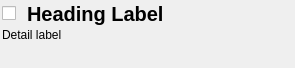
<ui version="4.0" >
 <class>QgsDetailedItemWidgetBase</class>
 <widget class="QWidget" name="QgsDetailedItemWidgetBase" >
  <property name="geometry" >
   <rect>
    <x>0</x>
    <y>0</y>
    <width>295</width>
    <height>68</height>
   </rect>
  </property>
  <property name="windowTitle" >
   <string>Form</string>
  </property>
  <layout class="QGridLayout" >
   <property name="leftMargin" >
    <number>2</number>
   </property>
   <property name="topMargin" >
    <number>2</number>
   </property>
   <property name="rightMargin" >
    <number>2</number>
   </property>
   <property name="bottomMargin" >
    <number>2</number>
   </property>
   <property name="horizontalSpacing" >
    <number>2</number>
   </property>
   <property name="verticalSpacing" >
    <number>2</number>
   </property>
   <item row="0" column="0" >
    <layout class="QHBoxLayout" >
     <item>
      <widget class="QCheckBox" name="cbx" >
       <property name="sizePolicy" >
        <sizepolicy vsizetype="Fixed" hsizetype="Fixed" >
         <horstretch>0</horstretch>
         <verstretch>0</verstretch>
        </sizepolicy>
       </property>
       <property name="text" >
        <string/>
       </property>
      </widget>
     </item>
     <item>
      <widget class="QLabel" name="lblIcon" >
       <property name="sizePolicy" >
        <sizepolicy vsizetype="Fixed" hsizetype="Fixed" >
         <horstretch>0</horstretch>
         <verstretch>0</verstretch>
        </sizepolicy>
       </property>
       <property name="minimumSize" >
        <size>
         <width>0</width>
         <height>0</height>
        </size>
       </property>
       <property name="maximumSize" >
        <size>
         <width>80</width>
         <height>80</height>
        </size>
       </property>
       <property name="text" >
        <string/>
       </property>
       <property name="pixmap" >
        <pixmap>../../images/icons/qgis-icon-16x16.png</pixmap>
       </property>
       <property name="alignment" >
        <set>Qt::AlignLeading|Qt::AlignLeft|Qt::AlignVCenter</set>
       </property>
      </widget>
     </item>
     <item>
      <widget class="QLabel" name="lblTitle" >
       <property name="sizePolicy" >
        <sizepolicy vsizetype="Minimum" hsizetype="Expanding" >
         <horstretch>0</horstretch>
         <verstretch>0</verstretch>
        </sizepolicy>
       </property>
       <property name="font" >
        <font>
         <pointsize>15</pointsize>
         <weight>75</weight>
         <bold>true</bold>
        </font>
       </property>
       <property name="text" >
        <string>Heading Label</string>
       </property>
       <property name="alignment" >
        <set>Qt::AlignLeading|Qt::AlignLeft|Qt::AlignVCenter</set>
       </property>
       <property name="wordWrap" >
        <bool>true</bool>
       </property>
      </widget>
     </item>
    </layout>
   </item>
   <item row="1" column="0" >
    <widget class="QLabel" name="lblDetail" >
     <property name="sizePolicy" >
      <sizepolicy vsizetype="MinimumExpanding" hsizetype="Preferred" >
       <horstretch>0</horstretch>
       <verstretch>0</verstretch>
      </sizepolicy>
     </property>
     <property name="text" >
      <string>Detail label</string>
     </property>
     <property name="scaledContents" >
      <bool>false</bool>
     </property>
     <property name="alignment" >
      <set>Qt::AlignLeading|Qt::AlignLeft|Qt::AlignTop</set>
     </property>
     <property name="wordWrap" >
      <bool>true</bool>
     </property>
    </widget>
   </item>
  </layout>
 </widget>
 <resources/>
 <connections/>
</ui>
